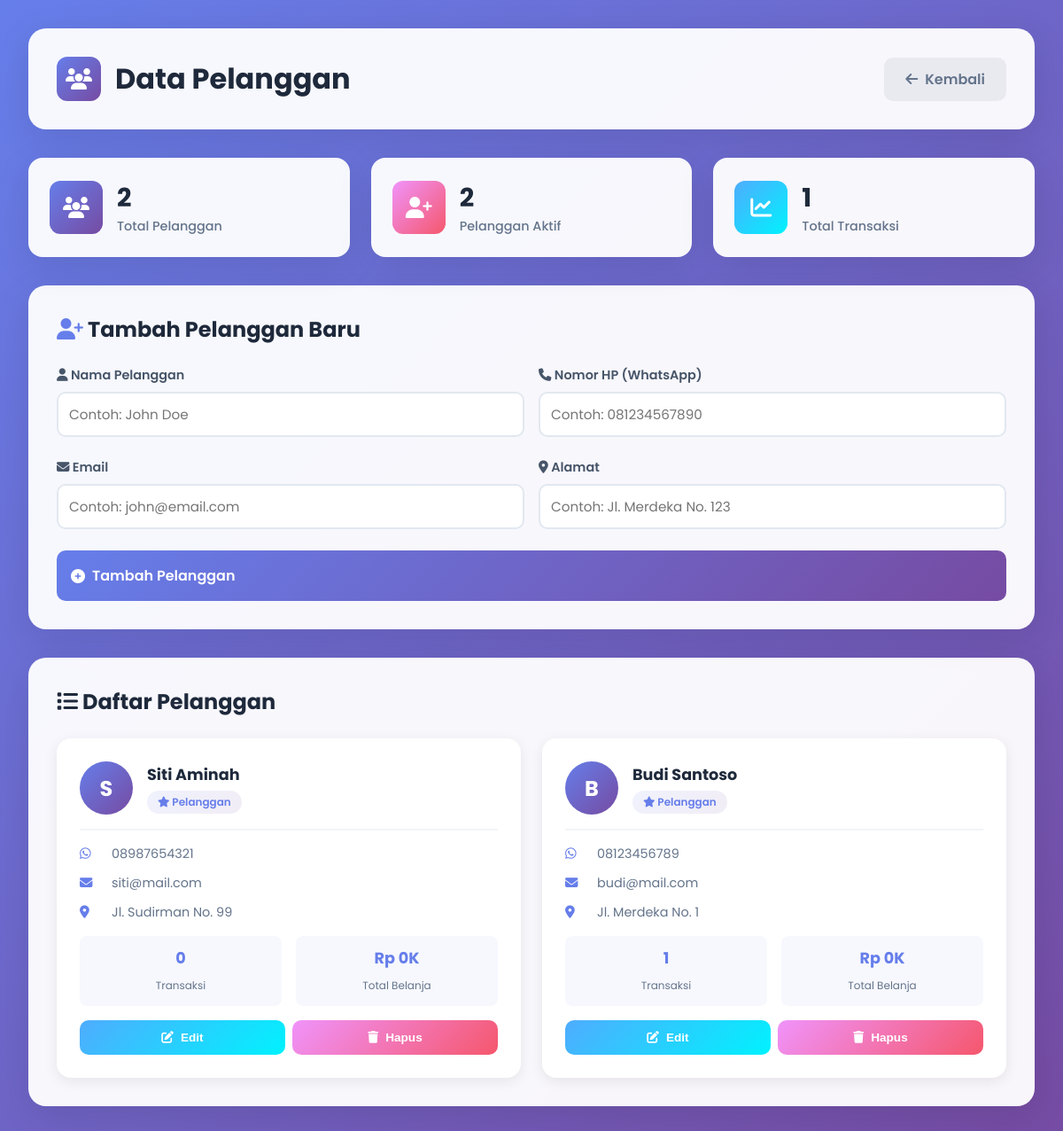
The page /pelanggan.php (signed in) on the database as committed earlier.
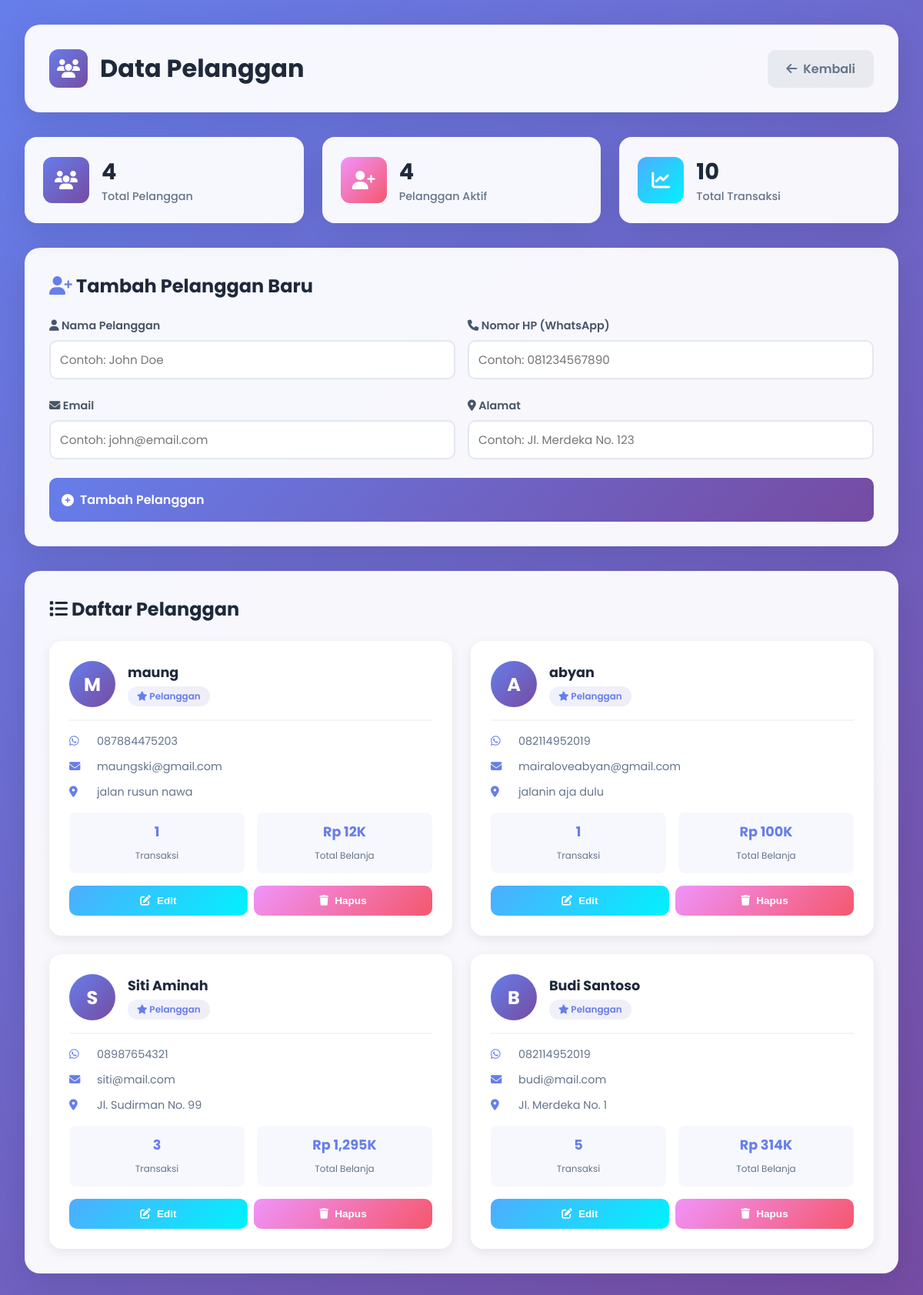
The same page on the database as committed later.
### tables this page shows
CREATE TABLE `pelanggan` (
  `id_pelanggan` int(11) NOT NULL,
  `nama_pelanggan` varchar(100) NOT NULL,
  `alamat` varchar(255) DEFAULT NULL,
  `no_hp` varchar(15) DEFAULT NULL,
  `email` varchar(100) DEFAULT NULL
);

### pelanggan.php (the view, shortened to what this page needs)
<?php
$koneksi = new mysqli("localhost", "root", "", "laundry_db");
$pelangganData = [];
$sql = "SELECT p.*,
        COUNT(t.id_transaksi) as total_transaksi,
        COALESCE(SUM(t.total_harga), 0) as total_belanja
        FROM pelanggan p
        LEFT JOIN transaksi t ON p.id_pelanggan = t.id_pelanggan
        GROUP BY p.id_pelanggan
        ORDER BY p.id_pelanggan DESC";
$result = $koneksi->query($sql);
while ($row = $result->fetch_assoc()) {
    $pelangganData[] = $row;
}
$totalPelanggan = count($pelangganData);
?>
<!DOCTYPE html>
<html lang="id">
<head>
    <link href="https://cdnjs.cloudflare.com/ajax/libs/font-awesome/6.4.0/css/all.min.css" rel="stylesheet">
</head>
<body>
    <div class="container">
        <div class="header">
            <h1>
                <div class="icon">
                    <i class="fas fa-users"></i>
                </div>
                Data Pelanggan
            </h1>
            <a href="index.php" class="btn btn-secondary">
                <i class="fas fa-arrow-left"></i> Kembali
            </a>
        </div>
        <div class="stats-row">
            <div class="stat-box">
                <div class="stat-icon">
                    <i class="fas fa-users"></i>
                </div>
                <div class="stat-info">
                    <h3><?php echo $totalPelanggan; ?></h3>
                    <p>Total Pelanggan</p>
                </div>
            </div>
            <div class="stat-box">
                <div class="stat-icon">
                    <i class="fas fa-user-plus"></i>
                </div>
                <div class="stat-info">
                    <h3><?php
                        echo $totalPelanggan;
                    ?></h3>
                    <p>Pelanggan Aktif</p>
                </div>
            </div>
            <div class="stat-box">
                <div class="stat-icon">
                    <i class="fas fa-chart-line"></i>
                </div>
                <div class="stat-info">
                    <h3><?php
                        $totalTransaksi = $koneksi->query("SELECT COUNT(*) as total FROM transaksi")->fetch_assoc();
                        echo $totalTransaksi['total'];
                    ?></h3>
                    <p>Total Transaksi</p>
                </div>
            </div>
        </div>
        <div class="card">
            <h2 style="margin-bottom: 1.5rem; color: #1e293b;">
                <i class="fas fa-user-plus" style="color: #667eea;"></i> Tambah Pelanggan Baru
            </h2>
            <form method="POST">
                <div class="form-row">
                    <div class="form-group">
                        <label><i class="fas fa-user"></i> Nama Pelanggan</label>
                        <input type="text" name="nama_pelanggan" class="form-control" placeholder="Contoh: John Doe" required>
                    </div>
                    <div class="form-group">
                        <label><i class="fas fa-phone"></i> Nomor HP (WhatsApp)</label>
                        <input type="text" name="no_hp" class="form-control" placeholder="Contoh: 081234567890" required>
                    </div>
                </div>
                <div class="form-row">
                    <div class="form-group">
                        <label><i class="fas fa-envelope"></i> Email</label>
                        <input type="email" name="email" class="form-control" placeholder="Contoh: john@email.com">
                    </div>
                    <div class="form-group">
                        <label><i class="fas fa-map-marker-alt"></i> Alamat</label>
                        <input type="text" name="alamat" class="form-control" placeholder="Contoh: Jl. Merdeka No. 123">
                    </div>
                </div>
                <button type="submit" name="add" class="btn btn-primary" style="width: 100%; padding: 1rem; font-size: 1rem;">
                    <i class="fas fa-plus-circle"></i> Tambah Pelanggan
                </button>
            </form>
        </div>
        <div class="card">
            <h2 style="margin-bottom: 1.5rem; color: #1e293b;">
                <i class="fas fa-list"></i> Daftar Pelanggan
            </h2>
            <?php if (count($pelangganData) > 0): ?>
            <div class="customers-grid">
                <?php foreach ($pelangganData as $customer): ?>
                <div class="customer-card">
                    <div class="customer-header">
                        <div class="customer-avatar">
                            <?php echo strtoupper(substr($customer['nama_pelanggan'], 0, 1)); ?>
                        </div>
                        <div class="customer-name">
                            <h3><?php echo $customer['nama_pelanggan']; ?></h3>
                            <span class="badge">
                                <i class="fas fa-star"></i> Pelanggan
                            </span>
                        </div>
                    </div>
                    <div class="customer-info">
                        <?php if ($customer['no_hp']): ?>
                        <div class="info-item">
                            <i class="fab fa-whatsapp"></i>
                            <span><?php echo $customer['no_hp']; ?></span>
                        </div>
                        <?php endif; ?>
                        <?php if ($customer['email']): ?>
                        <div class="info-item">
                            <i class="fas fa-envelope"></i>
                            <span><?php echo $customer['email']; ?></span>
                        </div>
                        <?php endif; ?>
                        <?php if ($customer['alamat']): ?>
                        <div class="info-item">
                            <i class="fas fa-map-marker-alt"></i>
                            <span><?php echo $customer['alamat']; ?></span>
                        </div>
                        <?php endif; ?>
                    </div>
                    <div class="customer-stats">
                        <div class="stat-item">
                            <strong><?php echo $customer['total_transaksi']; ?></strong>
                            <span>Transaksi</span>
                        </div>
                        <div class="stat-item">
                            <strong>Rp <?php echo number_format($customer['total_belanja']/1000, 0); ?>K</strong>
                            <span>Total Belanja</span>
                        </div>
                    </div>
                    <div class="customer-actions">
                        <button class="btn-action btn-edit" onclick="editCustomer(<?php echo htmlspecialchars(json_encode($customer)); ?>)">
                            <i class="fas fa-edit"></i> Edit
                        </button>
                        <button class="btn-action btn-delete" onclick="deleteCustomer(<?php echo $customer['id_pelanggan']; ?>)">
                            <i class="fas fa-trash"></i> Hapus
                        </button>
                    </div>
                </div>
                <?php endforeach; ?>
            </div>
            <?php endif; ?>
        </div>
    </div>
</body>
</html>

Rows that differ between the two databases and show on the page:
added pelanggan: nama_pelanggan "M", nama_pelanggan "maung", no_hp "087884475203", email "maungski@gmail.com", alamat "jalan rusun nawa", total_transaksi "1", total_belanja "12"
added pelanggan: nama_pelanggan "A", nama_pelanggan "abyan", no_hp "082114952019", email "mairaloveabyan@gmail.com", alamat "jalanin aja dulu", total_transaksi "1", total_belanja "100"
computed for pelanggan "Siti Aminah": total_transaksi "0" → "3"; total_belanja "0" → "1,295"
changed pelanggan "Budi Santoso": no_hp "08123456789" → "082114952019"; total_transaksi "1" → "5"; total_belanja "0" → "314"
Other text that changed with them:
$totalPelanggan: "2" → "4"
$totalTransaksi['total']: "1" → "10"
